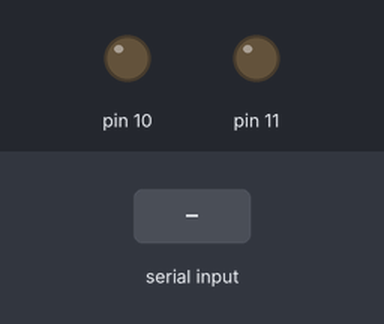
A sketch run on a simulated Arduino Uno, built with avr-gcc and run on an emulated ATmega328P. Shown: output pins drawn as LEDs (lit = HIGH). The inputs (shaded band) are chosen by the test bench. What the sketch prints to the serial monitor is not drawn.

Above: at 1.2 s.
1.3 s: "1" received over Serial
At 2.5 s:
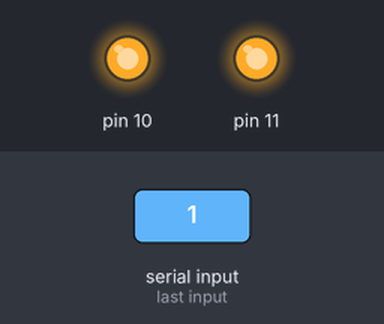
2.8 s: "2" received over Serial
At 3.8 s:
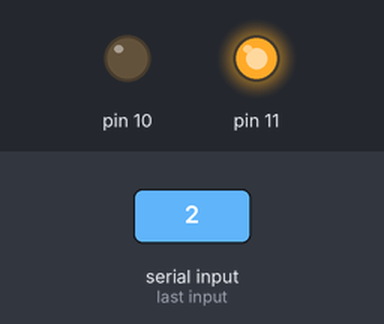
4.3 s: "3" received over Serial
At 5.0 s:
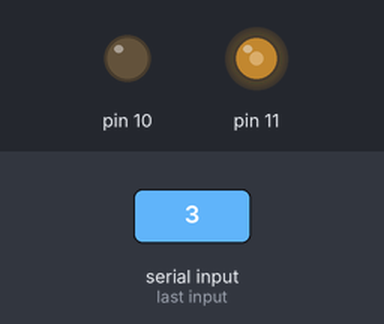
5.8 s: "4" received over Serial
At 6.1 s:
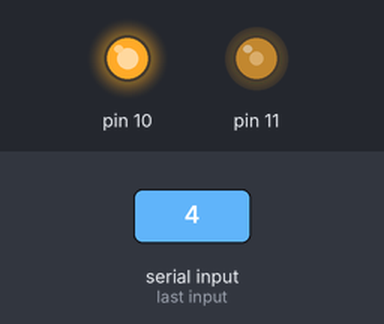
7.3 s: "0" received over Serial
At 8.5 s:
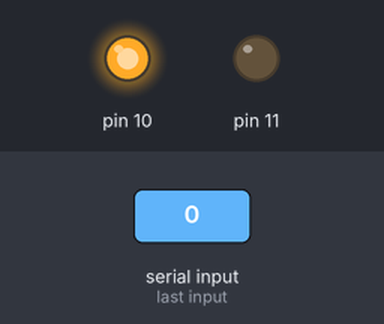
8.8 s: "1" received over Serial
At 9.6 s:
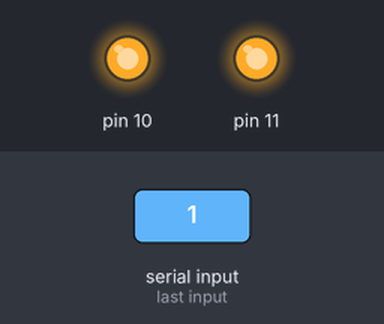
Timing chart, 0 to 11.3 s (numbered marks = the images above; inputs shaded):
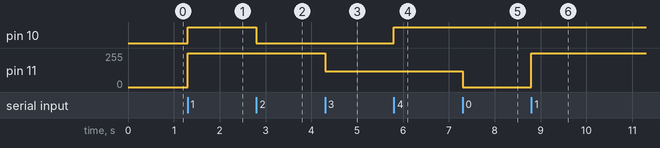

The sketch:

I2C.ino
```cpp
// (licence header left out)
const uint8_t IMUAddress = 0x68; // AD0 is logic low on the PCB
const uint16_t I2C_TIMEOUT = 1000; // Used to check for errors in I2C communication

uint8_t i2cWrite(uint8_t registerAddress, uint8_t data, bool sendStop) {
  return i2cWrite(registerAddress, &data, 1, sendStop); // Returns 0 on success
}

uint8_t i2cWrite(uint8_t registerAddress, uint8_t *data, uint8_t length, bool sendStop) {
  Wire.beginTransmission(IMUAddress);
  Wire.write(registerAddress);
  Wire.write(data, length);
  uint8_t rcode = Wire.endTransmission(sendStop); // Returns 0 on success
  if (rcode) {
    Serial.print(F("i2cWrite failed: "));
    Serial.println(rcode);
  }
  return rcode; // See: http://arduino.cc/en/Reference/WireEndTransmission
}

uint8_t i2cRead(uint8_t registerAddress, uint8_t *data, uint8_t nbytes) {
  uint32_t timeOutTimer;
  Wire.beginTransmission(IMUAddress);
  Wire.write(registerAddress);
  uint8_t rcode = Wire.endTransmission(false); // Don't release the bus
  if (rcode) {
    Serial.print(F("i2cRead failed: "));
    Serial.println(rcode);
    return rcode; // See: http://arduino.cc/en/Reference/WireEndTransmission
  }
  Wire.requestFrom(IMUAddress, nbytes, (uint8_t)true); // Send a repeated start and then release the bus after reading
  for (uint8_t i = 0; i < nbytes; i++) {
    if (Wire.available())
      data[i] = Wire.read();
    else {
      timeOutTimer = micros();
      while (((micros() - timeOutTimer) < I2C_TIMEOUT) && !Wire.available());
      if (Wire.available())
        data[i] = Wire.read();
      else {
        Serial.println(F("i2cRead timeout"));
        return 5; // This error value is not already taken by endTransmission
      }
    }
  }
  return 0; // Success
}
```

motor.ino
```cpp
int data;

void setup() {
  Serial.begin(115200); //initialize serial COM at 9600 baudrate
  pinMode(10, OUTPUT);
//make the LED pin (13) as output


  Serial.println("Hi!, I am Arduino");
}

void loop() {
while (Serial.available()){
  data = Serial.read();
}

if (data == '1')
{
  analogWrite(11,255);
digitalWrite (10,HIGH);
}
else if (data == '2')
{
analogWrite(11,255);
digitalWrite (10,LOW);
}
else if (data == '0')
{
  analogWrite(11,0);
}
else if (data == '3')
{
analogWrite(11,120);
digitalWrite (10,LOW);
}
else if (data == '4')
{
analogWrite(11,120);
digitalWrite (10,HIGH);
}

}
```

Measured:
- after the input at 1.3 s, pin 10: LOW → HIGH at once; pin 11: 0/255 → 255/255 at once
- after the input at 2.8 s, pin 10: HIGH → LOW at once
- after the input at 4.3 s, pin 11: 255/255 → 120/255 at once
- after the input at 5.8 s, pin 10: LOW → HIGH at once
- after the input at 7.3 s, pin 11: 120/255 → 0/255 at once
- after the input at 8.8 s, pin 11: 0/255 → 255/255 at once
